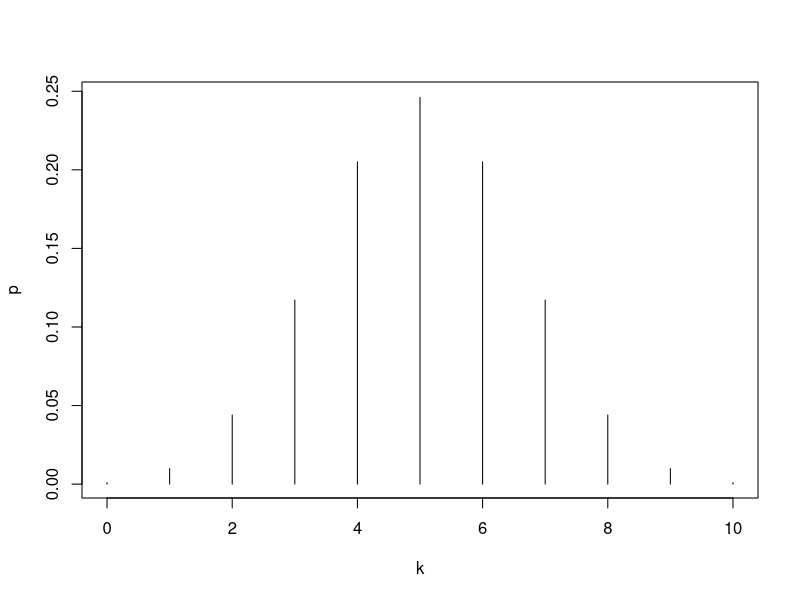
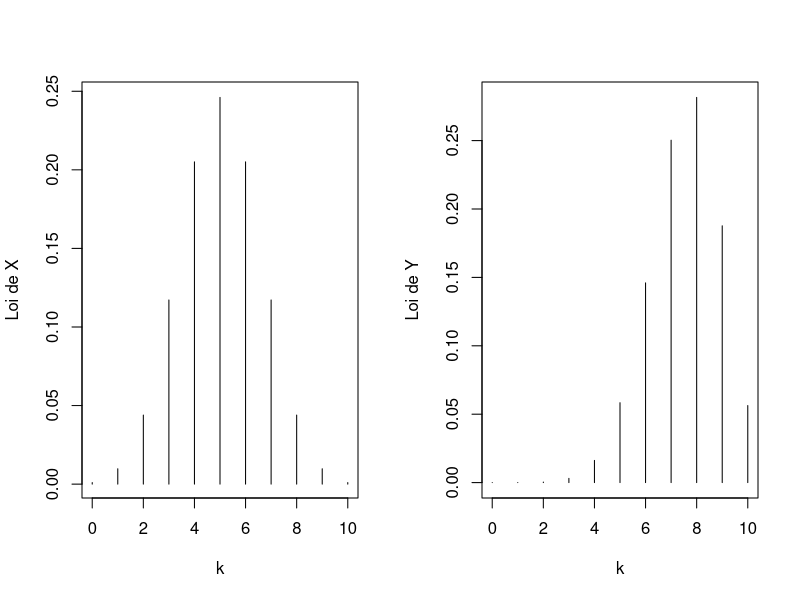
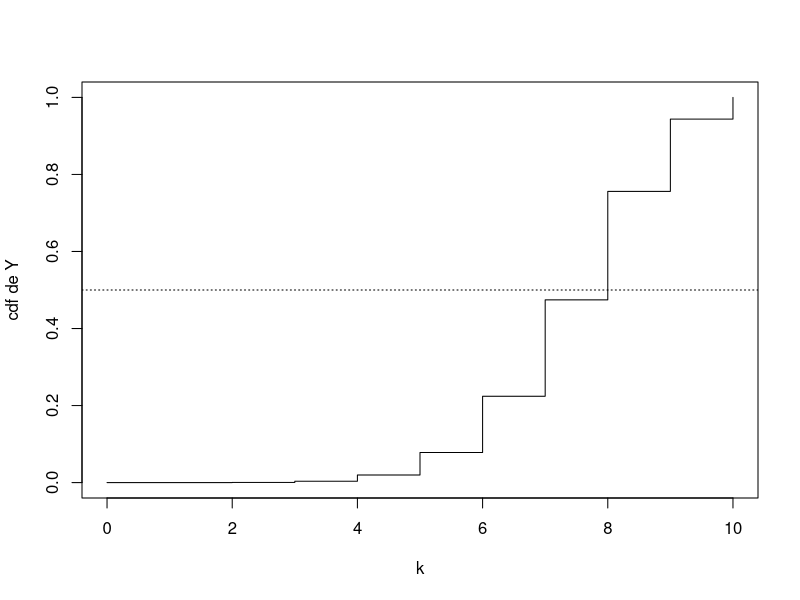
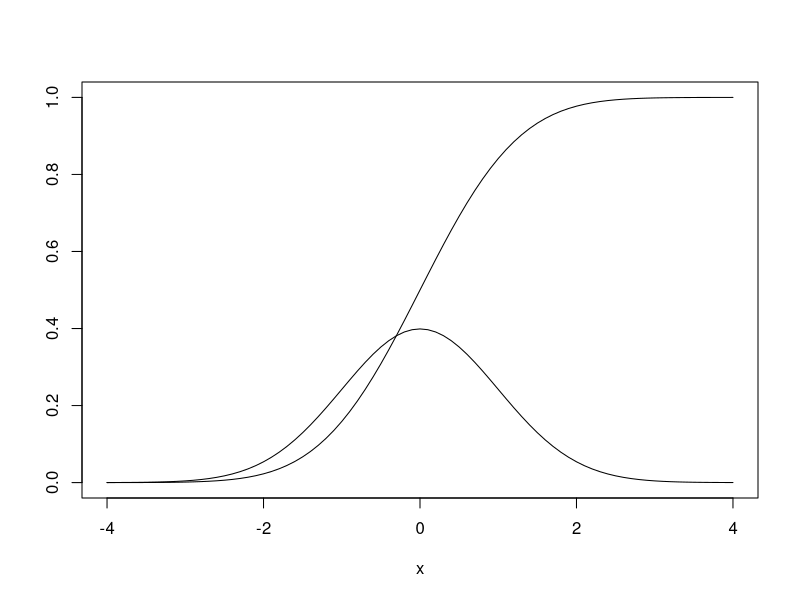
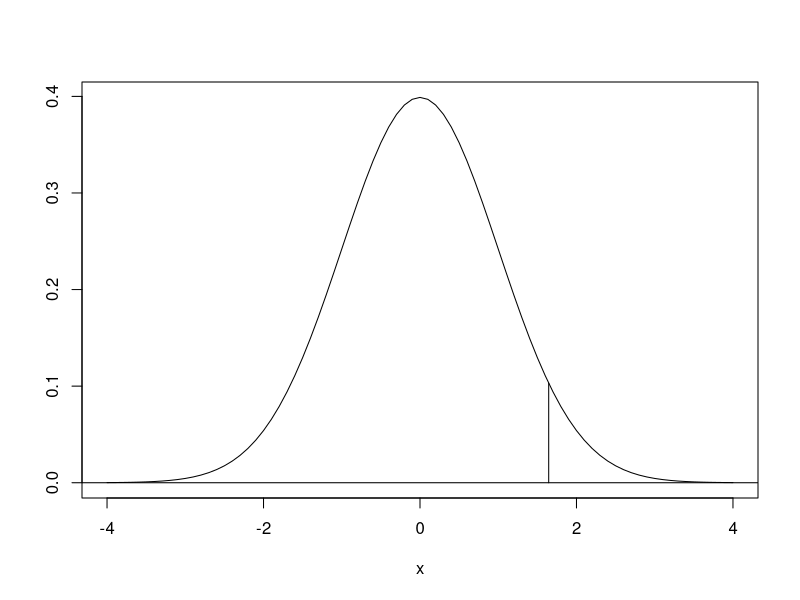
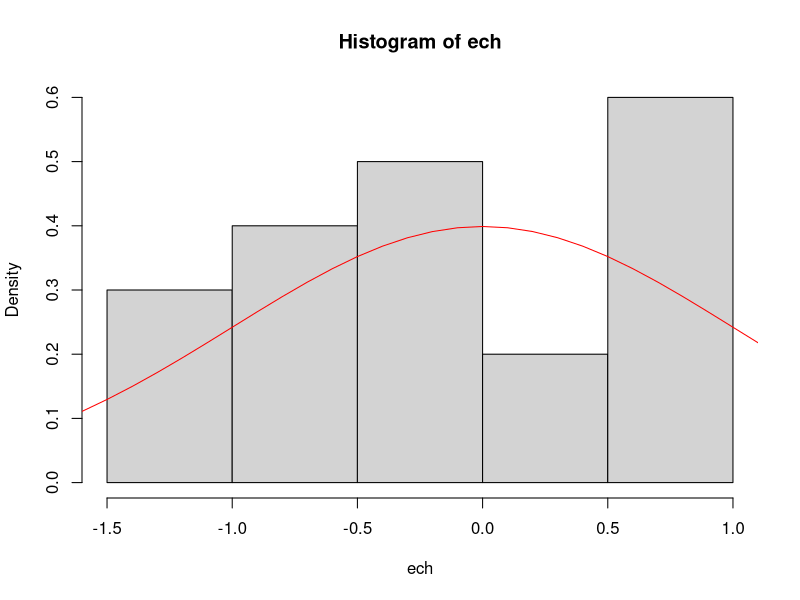
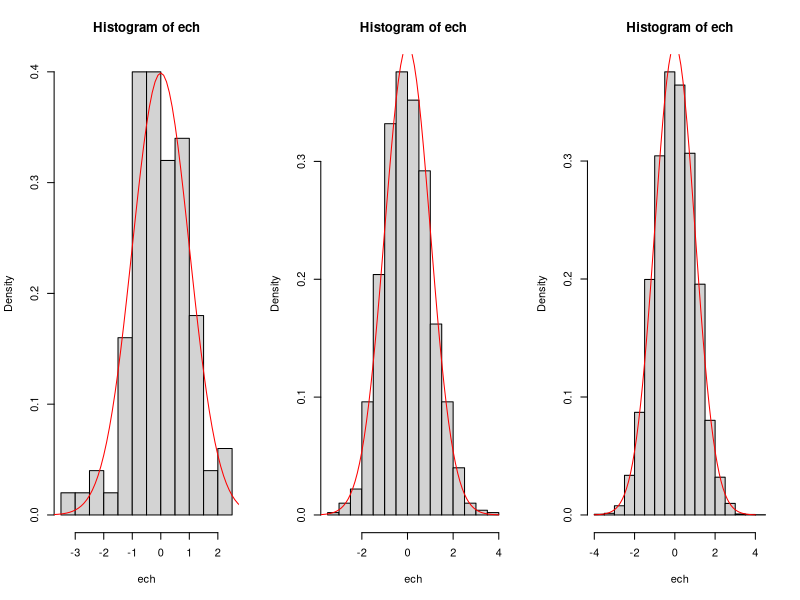
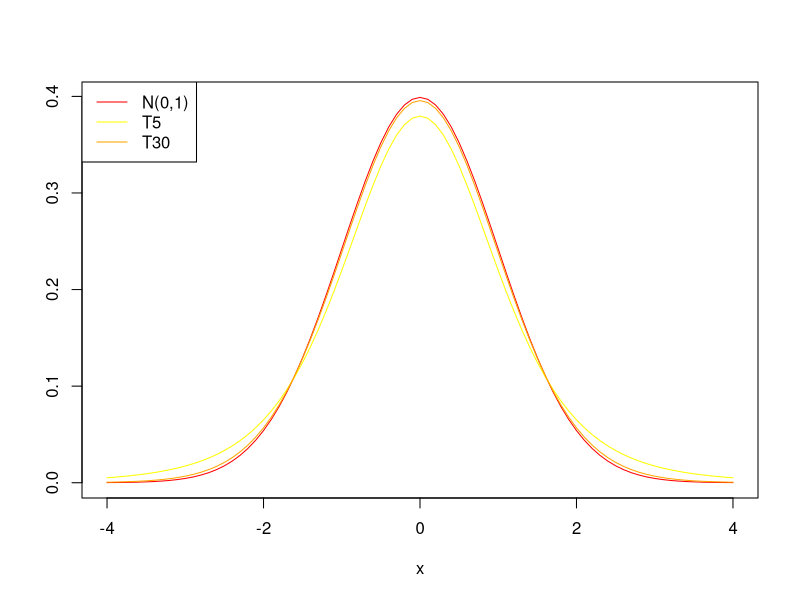

Reproduce these figures in R, in order.
# Section 1.1
# Question 1 : X suit une loi binomiale B(10,0.5)
# Question 2
dbinom(7,size=10,prob=0.5) # ou directement
dbinom(7,10,0.5)
# Question 3
k=0:10
p=dbinom(k,10,0.5)
plot(k,p,type="h")
# Question 4
k=0:10
px=dbinom(k,10,0.5)
py=dbinom(k,10,0.75)
par(mfrow=c(1,2))
plot(k,px,type="h",ylab="Loi de X")
plot(k,py,type="h",ylab="Loi de Y") # X est stochastiquement inferieure a Y
par(mfrow=c(1,1))
# Question 5
pbinom(7,10,0.75)
# Question 6
k=0:10
F=pbinom(k,10,0.75)
plot(k,F,type="s",ylab="cdf de Y")
# Question 7
abline(h=0.5,lty=3) # mediane de Y = 8
# Question 8
qbinom(0.5,10,0.75)
qbinom(c(0.25,0.5,0.75),10,0.75)

# Section 1.2
# Question 1
x=seq(-4,4,by=0.1)
plot(x,dnorm(x),type="l",ylab="",ylim=c(0,1)) # par defaut m=0 et sd=1
lines(x,pnorm(x))
# Question 2
qnorm(0.95) # 1.645 utile pour les IC a 90%
# Question 3
x=seq(-4,4,by=0.1)
plot(x,dnorm(x),type="l",ylab="")
abline(h=0)
# Question 4
q=qnorm(0.95)
segments(q,0,q,dnorm(q))
# Question 5 : 0.95 a gauche et 0.05 a droite
# Question 6 : attention : le second parametre d'une gaussienne sous R est l'ecart-type, non la variance !!!

# Section 2
# Question 1
ech=rnorm(20)
# Question 2
hist(ech,prob=T)
# on peut aussi obtenir un estimateur a noyau par : plot(density(ech),main="Estimateur a noyau de la densite")
# Question 3
x=seq(-4,4,by=0.1)
lines(x,dnorm(x),col="red")
# Question 4
par(mfrow=c(1,3))
for (i in c(100,1000,10000)){
    ech=rnorm(i)
    hist(ech,prob=T)
    lines(x,dnorm(x),col="red")
}
par(mfrow=c(1,1))

# Section 3.1
# Question 1
x=seq(-4,4,by=0.1)
plot(x,dnorm(x),type="l",col="red",ylab="")
# Question 2
lines(x,dt(x,5),col="yellow")
lines(x,dt(x,30),col="orange") # si d grand, Td=N(O,1) a peu de choses pres
# Question 3
legend("topleft",legend=c("N(0,1)","T5", "T30"),col=c("red","yellow","orange"),lty=1)

# Section 3.2
# Question 1 : Loi Forte des Grands Nombres : si X1,X2,... sont i.i.d. et admettent une esperance m, alors (X1+...+Xn) tend presque surement vers m (convergence en proba pour la loi faible). 
# Question 2
set.seed(123)
x=rbinom(1000,1,0.6) # Bernoulli est un cas particulier de binomiale
# Question 3
S=cumsum(x) # vecteur des sommes cumulees
M=S/1:1000
plot(1:1000,M,type="l",xlab="n",ylab="Moyenne des Xi", main="Loi des grands nombres")
abline(h=0.6,col="red")

# Section 3.3
# Question 1 : S suit une loi binomiale B(N,p), donc E[S]=Np et V(S)=Np(1-p)
# Question 2 : (S-Np)/sqrt(Np(1-p)) tend en loi vers une N(0,1)
# Question 3
N=10
p=0.5
S10=rbinom(1000,N,p)
U10=(S10-N*p)/sqrt(N*p*(1-p))
N=30
p=0.5
S30=rbinom(1000,N,p)
U30=(S30-N*p)/sqrt(N*p*(1-p))
N=1000
p=0.5
S1000=rbinom(1000,N,p)
U1000=(S1000-N*p)/sqrt(N*p*(1-p))
# Question 4
x=seq(-4,4,by=0.01)
par(mfrow=c(1,3))
hist(U10,prob=T)
lines(x,dnorm(x),col="red")
hist(U30,prob=T)
lines(x,dnorm(x),col="red")
hist(U1000,prob=T)
lines(x,dnorm(x),col="red")


# Section 3.4
# Question 1
d=20
n=500
echs=matrix(rnorm(n*d),nrow=n)
# Question 2
echs2=echs*echs # on eleve chaque coefficient au carre
ech=apply(echs2,1,sum) # on somme chaque ligne 
# Question 3
par(mfrow=c(1,1))
hist(ech,prob=T,breaks=seq(0,51,by=3))
# Question 4
x=seq(0,51,by=0.1)
lines(x,dchisq(x,20),col="red")
# Remarque : pour superposer l'estimateur a noyau et le khi-deux
plot(density(ech),main="Estimateur a noyau de la densite")
x=seq(0,51,by=0.1)
lines(x,dchisq(x,20),col="red")

# Section 3.5
U=rchisq(500,8)
V=rchisq(500,16)
F=2*U/V
hist(F,prob=T)
x=seq(0,max(F),by=0.01)
lines(x,df(x,8,16),col="red")






